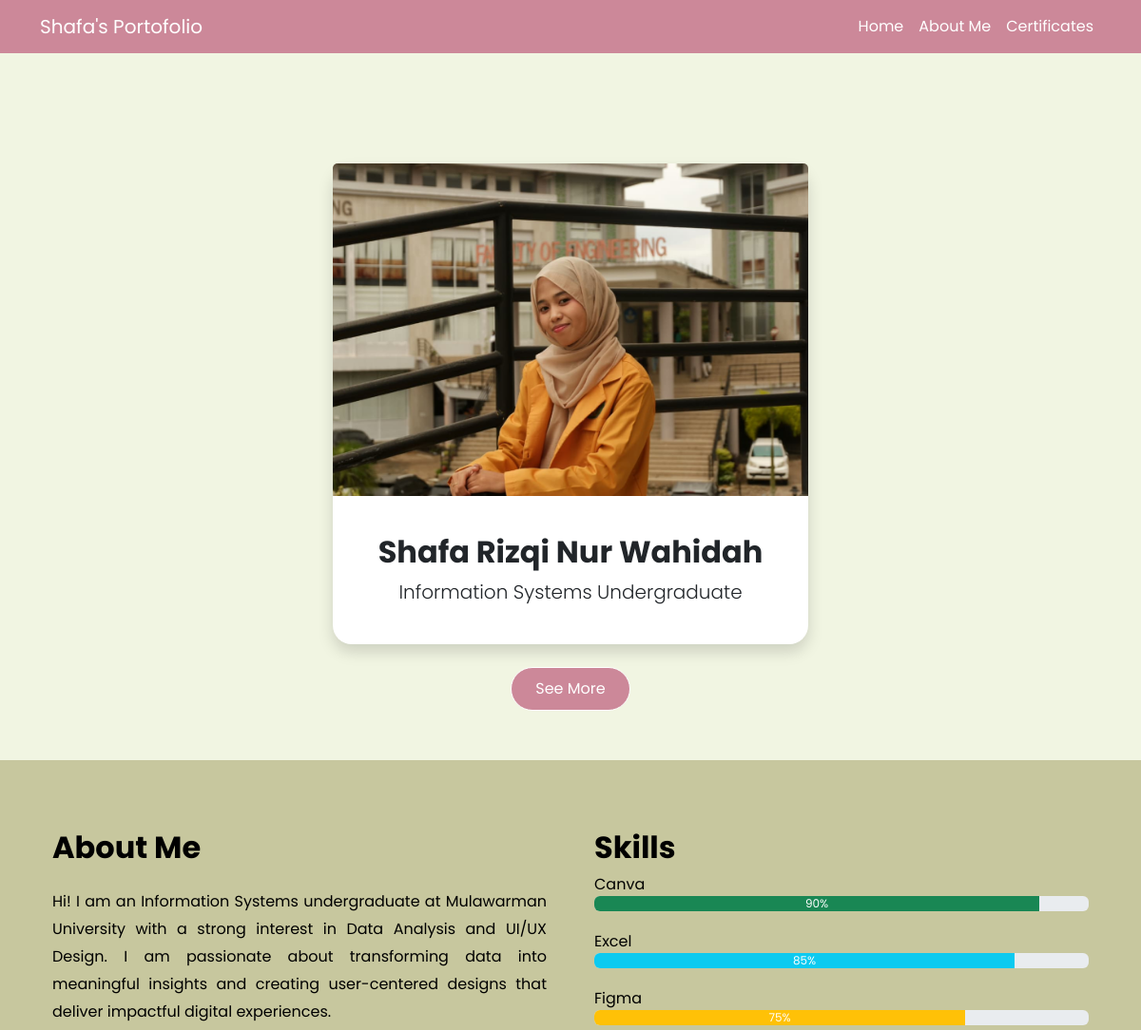
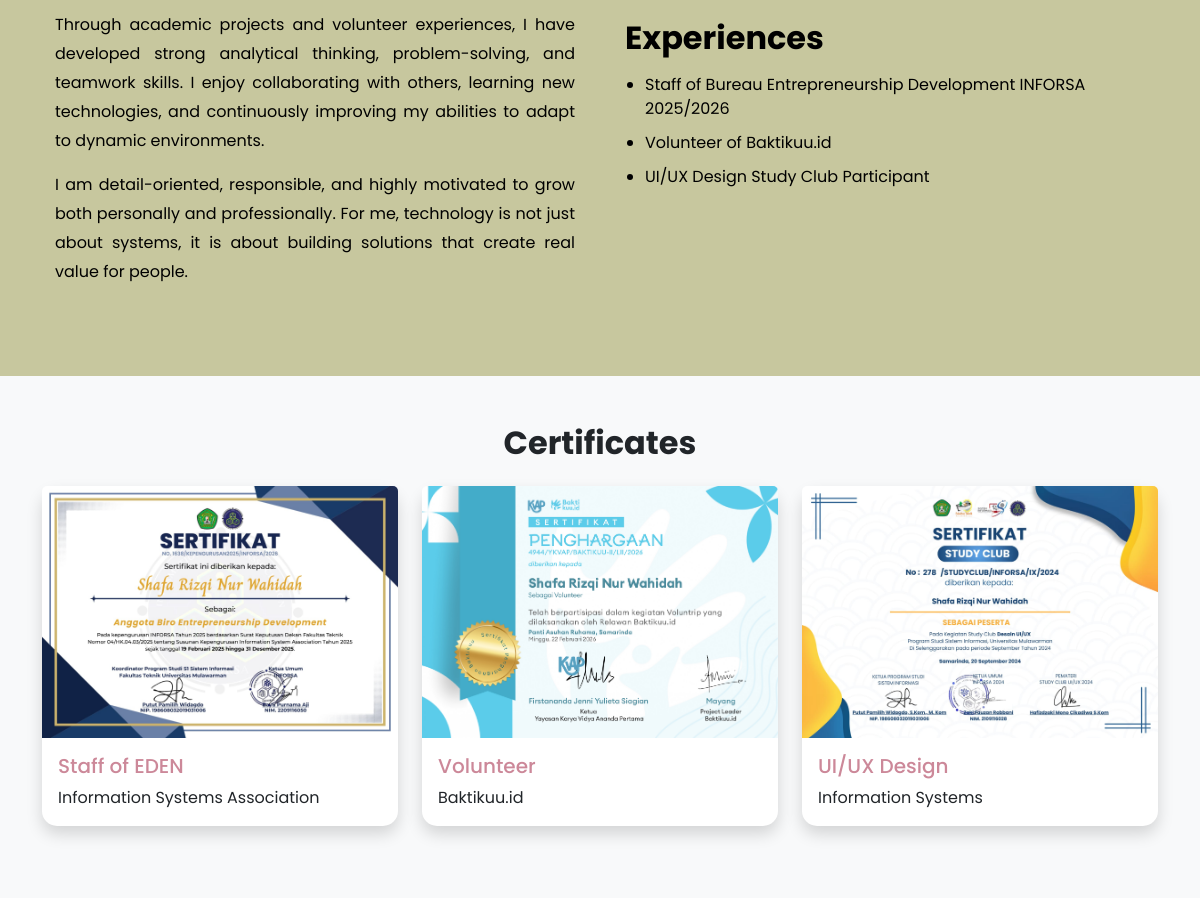
The page / on the database its author committed (2 pictures, top to bottom).
### tables this page shows
CREATE TABLE profile (
    id INT AUTO_INCREMENT PRIMARY KEY,
    nama VARCHAR(100) NOT NULL,
    title VARCHAR(100) NOT NULL,
    foto VARCHAR(100) NOT NULL,
    about1 TEXT NOT NULL,
    about2 TEXT NOT NULL,
    about3 TEXT NOT NULL
);

CREATE TABLE skills (
    id INT AUTO_INCREMENT PRIMARY KEY,
    nama_skill VARCHAR(50) NOT NULL,
    persen INT NOT NULL,
    warna VARCHAR(50) NOT NULL
);

CREATE TABLE experiences (
    id INT AUTO_INCREMENT PRIMARY KEY,
    pengalaman VARCHAR(255) NOT NULL
);

CREATE TABLE certificates (
    id INT AUTO_INCREMENT PRIMARY KEY,
    judul VARCHAR(100) NOT NULL,
    deskripsi VARCHAR(100) NOT NULL,
    gambar VARCHAR(100) NOT NULL
);

### index.php (the view, shortened to what this page needs)
<?php
include 'koneksi.php';
$queryProfile = "SELECT * FROM profile LIMIT 1";
$resultProfile = mysqli_query($conn, $queryProfile);
$profile = mysqli_fetch_assoc($resultProfile);
$querySkills = "SELECT * FROM skills";
$resultSkills = mysqli_query($conn, $querySkills);
$queryExperiences = "SELECT * FROM experiences";
$resultExperiences = mysqli_query($conn, $queryExperiences);
$queryCertificates = "SELECT * FROM certificates";
$resultCertificates = mysqli_query($conn, $queryCertificates);
?>
<!DOCTYPE html>
<html lang="en">
<head>
    <link href="https://cdn.jsdelivr.net/npm/bootstrap@5.3.3/dist/css/bootstrap.min.css" rel="stylesheet">
    <link rel="stylesheet" href="style.css">
</head>
<body>
    <nav class="navbar navbar-expand-lg fixed-top custom-navbar">
        <div class="container">
            <a class="navbar-brand" href="#">Shafa's Portofolio</a>
            <div class="collapse navbar-collapse" id="navbarNav">
                <ul class="navbar-nav ms-auto">
                    <li class="nav-item">
                        <a class="nav-link" href="#home">Home</a>
                    </li>
                    <li class="nav-item">
                        <a class="nav-link" href="#about">About Me</a>
                    </li>
                    <li class="nav-item">
                        <a class="nav-link" href="#certificates">Certificates</a>
                    </li>
                </ul>
            </div>
        </div>
    </nav>
<section id="home" class="hero d-flex align-items-center text-center">
    <div class="container text-center">
        <div class="card hero-card shadow mx-auto">
            <img src="images/<?php echo $profile['foto']; ?>" class="card-img-top hero-img" alt="Profile">
            <div class="card-body">
                <h2 class="fw-bold"><?php echo $profile['nama']; ?></h2>
                <p class="lead mb-0"><?php echo $profile['title']; ?></p>
            </div>
        </div>
        <a href="#about" class="btn btn-primary mt-4">See More</a>
    </div>
</section>
<section id="about" class="py-5">
    <div class="container">
        <div class="row">
            <div class="col-md-6">
                <h2 class="mb-4 fw-bold">About Me</h2>
                <p>
                    <?php echo $profile['about1']; ?>
                </p>
                <p>
                    <?php echo $profile['about2']; ?>
                </p>
                <p>
                    <?php echo $profile['about3']; ?>
                </p>
            </div>
            <div class="col-md-6">
                <h2 class="fw-bold">Skills</h2>
                <?php while($skill = mysqli_fetch_assoc($resultSkills)) { ?>
                <div class="mb-3">
                    <label><?php echo $skill['nama_skill']; ?></label>
                    <div class="progress">
                        <div class="progress-bar <?php echo $skill['warna']; ?>" style="width: <?php echo $skill['persen']; ?>%">
                            <?php echo $skill['persen']; ?>%
                        </div>
                    </div>
                </div>
                <?php } ?>
                <h2 class="fw-bold mt-4">Experiences</h2>
                <ul>
                    <?php while($exp = mysqli_fetch_assoc($resultExperiences)) { ?>
                        <li><?php echo $exp['pengalaman']; ?></li>
                    <?php } ?>
                </ul>
            </div>
        </div>
    </div>
</section>
<section id="certificates" class="py-5 bg-light">
    <div class="container">
        <h2 class="text-center mb-4 fw-bold">Certificates</h2>
        <div class="row justify-content-center">
            <?php while($cert = mysqli_fetch_assoc($resultCertificates)) { ?>
                <div class="col-md-5 col-lg-4 mb-4">
                    <div class="card shadow">
                        <img src="images/<?php echo $cert['gambar']; ?>" class="card-img-top" alt="Certificate">
                        <div class="card-body">
                            <h5 class="card-title"><?php echo $cert['judul']; ?></h5>
                            <p class="card-text"><?php echo $cert['deskripsi']; ?></p>
                        </div>
                    </div>
                </div>
            <?php } ?>
        </div>
    </div>
</section>
</body>
</html>

### style.css (style rules this page uses)
body { font-family: 'Poppins', sans-serif; background-color:#C7C79E; scroll-behavior: smooth; }
.hero { min-height: 100vh; background-color: #F1F5E2; color: white; padding-top: 120px; }
section { padding-top: 80px; }
.custom-navbar { background-color: #CC8899; }
.custom-navbar .nav-link, .custom-navbar .navbar-brand { color: white; }
.btn-primary { background-color: #CC8899; border-color: white; padding: 10px 25px; border-radius: 30px; }
.card { border: none; border-radius: 15px; }
.card-title { color: #CC8899; }
.hero-card { max-width: 500px; border-radius: 20px; border: none; }
.hero-card .card-body { padding: 40px 20px; }
.hero-img { width: 100%; height: 350px; object-fit: cover; object-position: center; }
#about .col-md-6 { padding: 25px; }
#about p { text-align: justify; line-height: 1.8; }
#about .progress { margin-bottom: 20px; }
#about ul { margin-top: 15px; padding-left: 20px; }
#about ul li { margin-bottom: 10px; }
#about { color: black; }
#about h2, #about h4, #about p, #about label, #about ul, #about li { color: black; }

### rows shown on the page
profile: foto (placeholder picture), nama "Shafa Rizqi Nur Wahidah", title "Information Systems Undergraduate", about1 "Hi! I am an Information Systems undergraduate at Mulawarman University with a strong interest in Data Analysis and UI/UX Design. I am passionate about transforming data into meaningful insights and creating user-centered designs that deliver impactful digital experiences.", about2 "Through academic projects and volunteer experiences, I have developed strong analytical thinking, problem-solving, and teamwork skills. I enjoy collaborating with others, learning new technologies, and continuously improving my abilities to adapt to dynamic environments.", about3 "I am detail-oriented, responsible, and highly motivated to grow both personally and professionally. For me, technology is not just about systems, it is about building solutions that create real value for people."
skills: nama_skill "Canva", persen "90"
skills: nama_skill "Excel", persen "85"
skills: nama_skill "Figma", persen "75"
experiences: pengalaman "Staff of Bureau Entrepreneurship Development INFORSA 2025/2026"
experiences: pengalaman "Volunteer of Baktikuu.id"
experiences: pengalaman "UI/UX Design Study Club Participant"
certificates: gambar (picture), judul "Staff of EDEN", deskripsi "Information Systems Association"
certificates: gambar (picture), judul "Volunteer", deskripsi "Baktikuu.id"
certificates: gambar (picture), judul "UI/UX Design", deskripsi "Information Systems"
